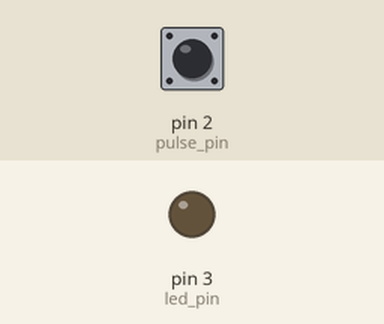
Simulated run of this sketch. Board: Arduino Uno, built with avr-gcc and run on an emulated ATmega328P. Shown: output pins drawn as LEDs (lit = HIGH). The test bench sets the inputs (shaded band); at power-on: pin 2 (pulse_pin) LOW. What the sketch prints to the serial monitor is not drawn.

Above: at 1.2 s.
1.3 s: pin 2 (pulse_pin) pulled HIGH for 0.15 s
At 1.37 s:
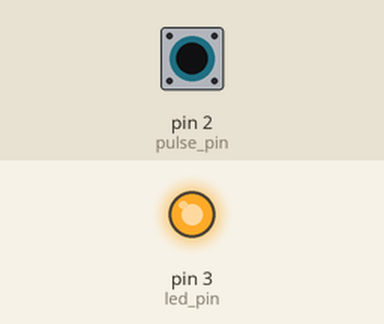
2.9 s: pin 2 (pulse_pin) pulled HIGH for 3.2 s
At 7.0 s:
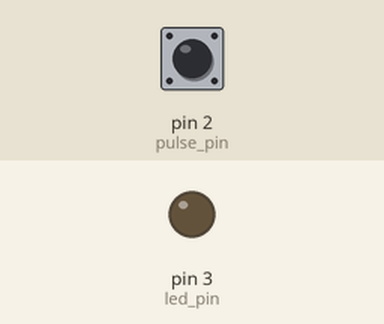
Timing chart, 0 to 8.5 s (numbered marks = the images above; inputs shaded):
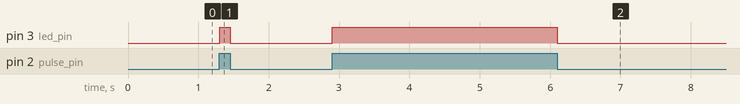

The sketch:

Clase3.ino
```cpp
//GLOBAL
int pulse_pin = 2;
int led_pin = 3;
int pulse_var = 0;

void setup()
{
  Serial.begin(9600);
  pinMode(pulse_pin, INPUT);
  pinMode(led_pin, OUTPUT);
}

void loop()
{
  pulse_var = digitalRead(pulse_pin);
  if (pulse_var == HIGH)
    digitalWrite(led_pin, HIGH);
  else
    digitalWrite(led_pin, LOW);
  Serial.println(pulse_var);
}
```

Measured:
- after the input at 1.3 s, pin 3 (led_pin): LOW → HIGH at once, → LOW 0.15 s later
- after the input at 2.9 s, pin 3 (led_pin): LOW → HIGH at once, → LOW 3.2 s later
